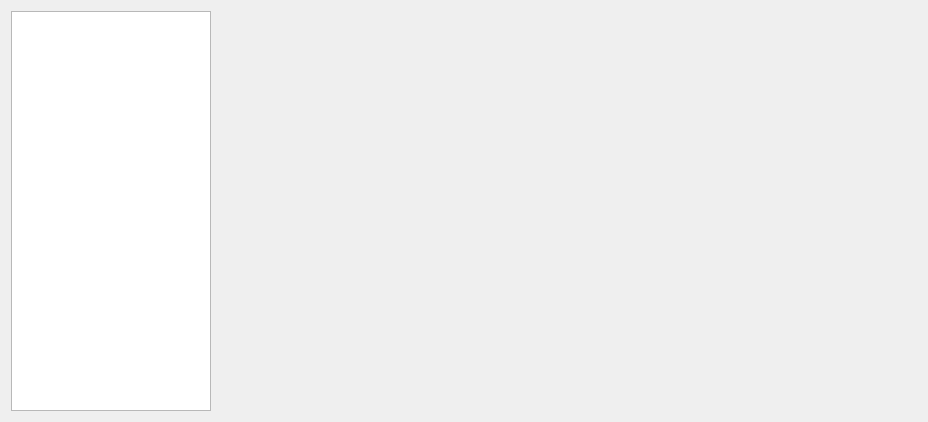
<?xml version="1.0" encoding="UTF-8"?>
<ui version="4.0">
 <class>PcapChart</class>
 <widget class="QDialog" name="PcapChart">
  <property name="geometry">
   <rect>
    <x>0</x>
    <y>0</y>
    <width>780</width>
    <height>210</height>
   </rect>
  </property>
  <property name="windowTitle">
   <string>Dialog</string>
  </property>
  <layout class="QGridLayout" name="gridLayout">
   <item row="0" column="0">
    <widget class="QTableView" name="tableView">
     <property name="minimumSize">
      <size>
       <width>200</width>
       <height>0</height>
      </size>
     </property>
    </widget>
   </item>
   <item row="0" column="1">
    <widget class="PieView" name="pieview" native="true">
     <property name="minimumSize">
      <size>
       <width>700</width>
       <height>400</height>
      </size>
     </property>
    </widget>
   </item>
  </layout>
 </widget>
 <customwidgets>
  <customwidget>
   <class>PieView</class>
   <extends>QWidget</extends>
   <header>pieview.h</header>
   <container>1</container>
  </customwidget>
 </customwidgets>
 <resources/>
 <connections/>
</ui>
